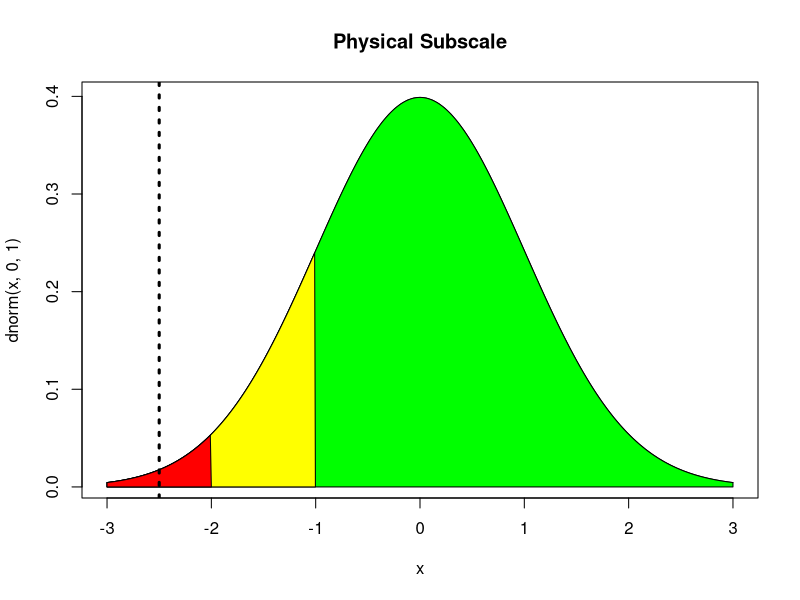
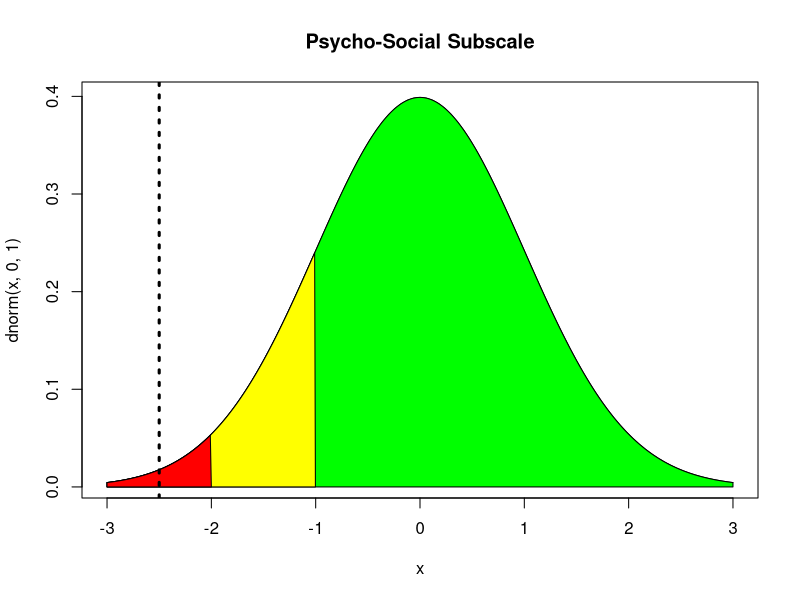

Generate these figures, in order, with R:


plotscore<-function(score,title){
  
      # draw the normal curve
      curve(dnorm(x,0,1), xlim=c(-3,3), main=title)
      
      # define shaded region
      from.z <- -3
      to.z.green<-c(3)
      to.z.yellow <- qnorm(.158)
      to.z.red<-qnorm(.02275)
      
      # 
      # to.z.red <- qnorm(.158) #Z score of -1
      # to.z.green <- qnorm(.025)
      
      
      
      S.x  <- c(from.z, seq(from.z, to.z.green, 0.01), to.z.green)
      S.y  <- c(0, dnorm(seq(from.z, to.z.green, 0.01)), 0)
      polygon(S.x,S.y, col="green") #85% people
      
      
      S.x  <- c(from.z, seq(from.z, to.z.yellow, 0.01), to.z.yellow)
      S.y  <- c(0, dnorm(seq(from.z, to.z.yellow, 0.01)), 0)
      polygon(S.x,S.y, col="yellow") #95% People
      
      
      S.x  <- c(from.z, seq(from.z, to.z.red, 0.01), to.z.red)
      S.y  <- c(0, dnorm(seq(from.z, to.z.red, 0.01)), 0)
      polygon(S.x,S.y, col="red") #<1% People
      
      abline(v=score,col="black",lwd=3,lty="dotted")

}



plotscore(-2.5,c("Physical Subscale"))

plotscore(-2.5,c("Psycho-Social Subscale"))
